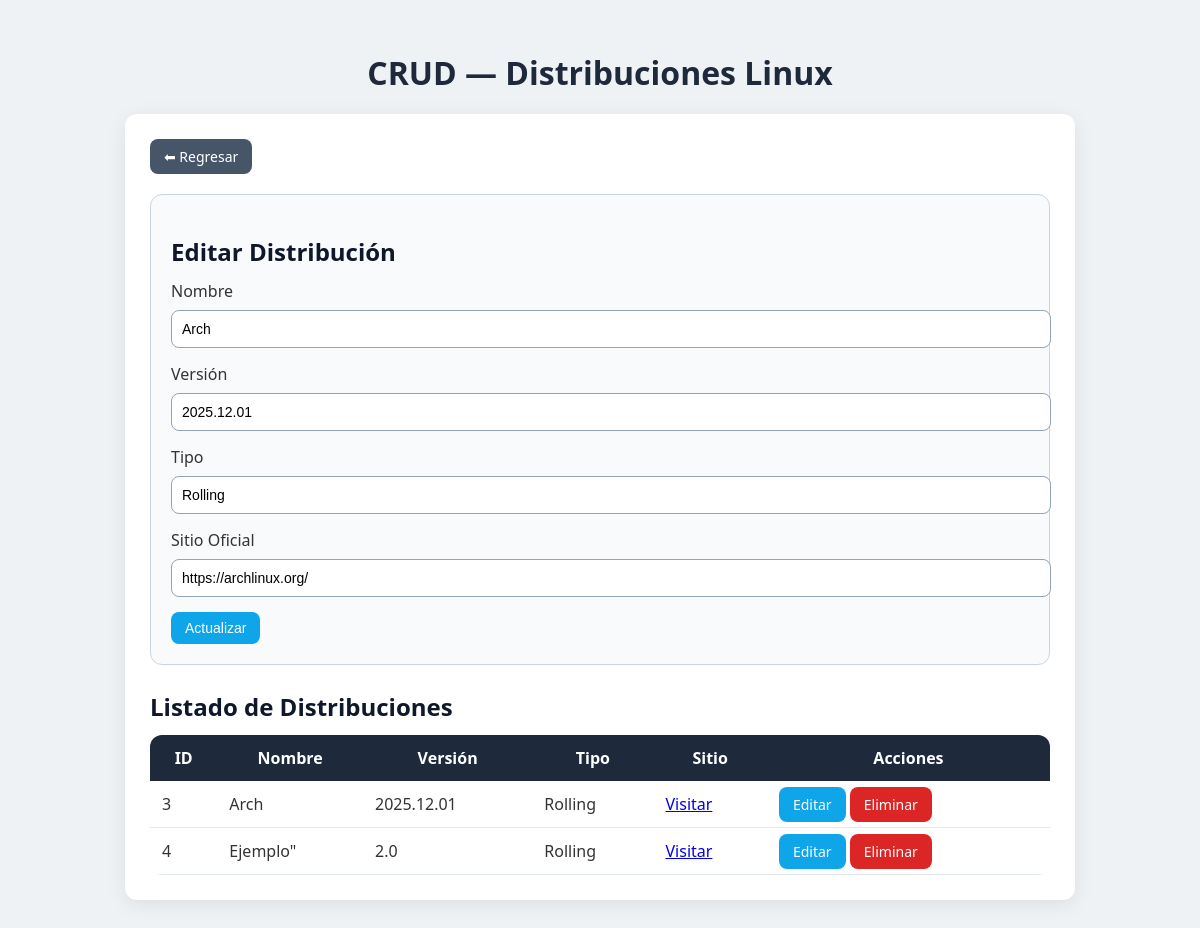
Page /PaginaLinux/crudDistro.php?editar=3 on the committed database.
### tables this page shows
CREATE TABLE `DistribucionLinux` (
  `id_distribucion` int(11) NOT NULL,
  `nombre` varchar(100) NOT NULL,
  `version` varchar(50) DEFAULT NULL,
  `tipo` varchar(50) DEFAULT NULL,
  `sitio_oficial` varchar(255) DEFAULT NULL
);

### PaginaLinux/crudDistro.php (the view, shortened to what this page needs)
<?php
$host = "127.0.0.1";
$user = "root";
$pass = "";
$db   = "tiendalinux";
$conexion = new mysqli($host, $user, $pass, $db);
$editando = false;
$registroEditar = null;
if (isset($_GET["editar"])) {
  $editando = true;
  $id = intval($_GET["editar"]);
  $res = $conexion->query("SELECT * FROM DistribucionLinux WHERE id_distribucion = $id");
  $registroEditar = $res->fetch_assoc();
}
?>
<!DOCTYPE html>
<html lang="es">
<head>
</head>
<body>
  <h1>CRUD — Distribuciones Linux</h1>
  <div class="container">
    <a href="index.php" class="btn btn-back">⬅ Regresar</a>
    <div class="card">
      <h2><?= $editando ? "Editar Distribución" : "Agregar Nueva Distribución"; ?></h2>
      <form method="POST">
        <label>Nombre</label>
        <input type="text" name="nombre" required
          value="<?= $editando ? $registroEditar['nombre'] : '' ?>">
        <label>Versión</label>
        <input type="text" name="version" required
          value="<?= $editando ? $registroEditar['version'] : '' ?>">
        <label>Tipo</label>
        <input type="text" name="tipo" required
          value="<?= $editando ? $registroEditar['tipo'] : '' ?>">
        <label>Sitio Oficial</label>
        <input type="url" name="sitio_oficial" required
          value="<?= $editando ? $registroEditar['sitio_oficial'] : '' ?>">
        <?php if ($editando): ?>
          <button class="btn btn-edit" name="actualizar">Actualizar</button>
        <?php else: ?>
          <button class="btn btn-add" name="agregar">Agregar Distribución</button>
        <?php endif; ?>
      </form>
    </div>
    <h2>Listado de Distribuciones</h2>
    <table>
      <tr>
        <th>ID</th>
        <th>Nombre</th>
        <th>Versión</th>
        <th>Tipo</th>
        <th>Sitio</th>
        <th>Acciones</th>
      </tr>
      <?php
      $result = $conexion->query("SELECT * FROM DistribucionLinux");
      while ($row = $result->fetch_assoc()):
      ?>
        <tr>
          <td><?= $row["id_distribucion"] ?></td>
          <td><?= $row["nombre"] ?></td>
          <td><?= $row["version"] ?></td>
          <td><?= $row["tipo"] ?></td>
          <td><a href="<?= $row["sitio_oficial"] ?>" target="_blank">Visitar</a></td>
          <td>
            <a class="btn btn-edit" href="?editar=<?= $row['id_distribucion'] ?>">Editar</a>
            <a class="btn btn-delete" href="?eliminar=<?= $row['id_distribucion'] ?>" onclick="return confirm('¿Seguro de eliminar?')">Eliminar</a>
          </td>
        </tr>
      <?php endwhile; ?>
    </table>
  </div>
</body>
</html>

### PaginaLinux/crudDistro.php (style rules this page uses)
body { font-family: "Segoe UI", sans-serif; background: #eef2f5; margin: 0; padding: 30px; color: #333; }
h1 { text-align: center; margin-bottom: 20px; color: #1e293b; font-size: 32px; }
.container { max-width: 900px; margin: auto; background: #ffffff; padding: 25px; border-radius: 12px; box-shadow: 0 4px 20px rgba(0, 0, 0, 0.08); }
.card { background: #f8fafc; padding: 20px; border-radius: 12px; border: 1px solid #cbd5e1; margin-bottom: 25px; }
h2 { color: #0f172a; margin-bottom: 12px; }
form input { width: 100%; padding: 10px; margin: 8px 0 15px; border-radius: 8px; border: 1px solid #94a3b8; background: #ffffff; font-size: 14px; }
.btn { padding: 8px 14px; border: none; border-radius: 8px; cursor: pointer; text-decoration: none; color: white; font-size: 14px; }
.btn-edit { background: #0ea5e9; }
.btn-delete { background: #dc2626; }
.btn-back { background: #475569; margin-bottom: 20px; display: inline-block; }
table { width: 100%; border-collapse: collapse; border-radius: 12px; overflow: hidden; }
table th { background: #1e293b; color: white; padding: 12px; }
table td { padding: 12px; border-bottom: 1px solid #e2e8f0; }

### rows in the picture
distribucionlinux: nombre "Arch", version "2025.12.01", tipo "Rolling", sitio_oficial "https://archlinux.org/", id_distribucion "3"
distribucionlinux: id_distribucion "4", nombre "Ejemplo\"", version "2.0", tipo "Rolling"
